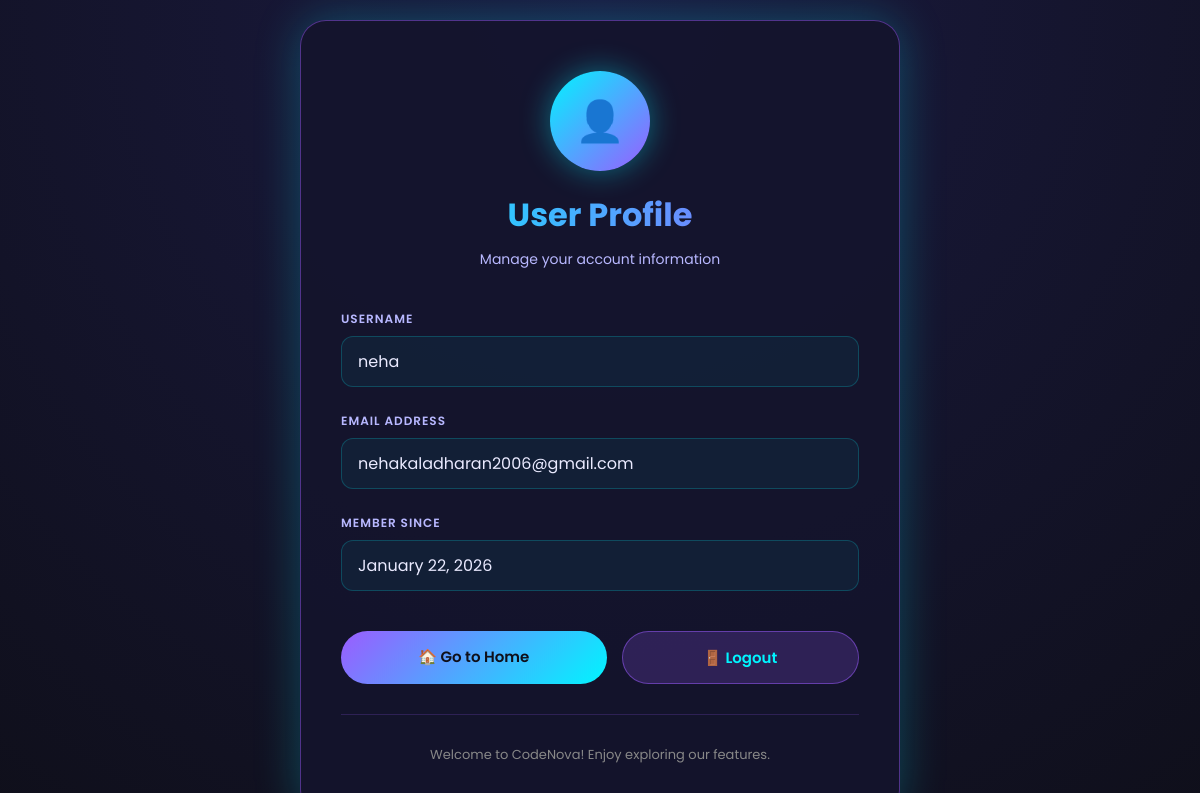
The page /accounts/profile/ (signed in) on the database its author committed.
### accounts/models.py (models this page shows)
class User(AbstractUser):
    is_student = models.BooleanField(default=True)

### accounts/views.py (the view)
# urls.py: path('profile/', profile_view, name='profile'),
@login_required(login_url='login')
def profile_view(request):
    user = request.user
    context = {
        'user': user,
        'username': user.username,
        'email': user.email,
        'first_name': user.first_name,
        'last_name': user.last_name,
        'date_joined': user.date_joined,
    }
    return render(request, 'accounts/profile.html', context)

### templates/accounts/profile.html (shortened to what this page needs)
<!DOCTYPE html>
<html lang="en">
<head>
</head>
<body>
<div class="profile-container">
    <div class="profile-header">
        <div class="profile-avatar">👤</div>
        <h1>User Profile</h1>
        <p>Manage your account information</p>
    </div>
    <div class="profile-info">
        <div class="info-group">
            <label class="info-label">Username</label>
            <div class="info-value">{{ username }}</div>
        </div>
        <div class="info-group">
            <label class="info-label">Email Address</label>
            <div class="info-value">{{ email }}</div>
        </div>
        <div class="info-group">
            <label class="info-label">Member Since</label>
            <div class="info-value">{{ date_joined|date:"F d, Y" }}</div>
        </div>
    </div>
    <div class="profile-actions">
        <a href="/" class="btn btn-primary">🏠 Go to Home</a>
        <form method="post" action="{% url 'logout' %}" style="flex: 1;">
            <button type="submit" class="btn btn-secondary" style="width: 100%;">🚪 Logout</button>
        </form>
    </div>
    <div class="profile-footer">
        <p>Welcome to CodeNova! Enjoy exploring our features.</p>
    </div>
</div>
</body>
</html>

### templates/accounts/profile.html (style rules this page uses)
* { margin: 0; padding: 0; box-sizing: border-box; }
body { font-family: 'Poppins', sans-serif; background: radial-gradient(circle at top, #1a1a40, #0f0f1a); min-height: 100vh; display: flex; align-items: center; justify-content: center; color: #eaeaff; padding: 20px; }
.profile-container { width: 100%; max-width: 600px; background: rgba(20, 20, 45, 0.9); border-radius: 26px; border: 1px solid rgba(155, 92, 255, 0.45); box-shadow: 0 0 45px rgba(0, 245, 255, 0.25); padding: 50px 40px; animation: fadeIn 0.8s ease; }
.profile-header { text-align: center; margin-bottom: 40px; }
.profile-header h1 { font-size: 32px; background: linear-gradient(90deg, #00f5ff, #9b5cff); background-clip: text; -webkit-background-clip: text; -webkit-text-fill-color: transparent; margin-bottom: 10px; }
.profile-header p { color: #b8b8ff; font-size: 14px; }
.profile-avatar { width: 100px; height: 100px; background: linear-gradient(135deg, #00f5ff, #9b5cff); border-radius: 50%; display: flex; align-items: center; justify-content: center; font-size: 40px; margin: 0 auto 20px; box-shadow: 0 0 30px rgba(0, 245, 255, 0.4); }
.profile-info { display: grid; gap: 25px; margin-bottom: 40px; }
.info-group { display: flex; flex-direction: column; }
.info-label { font-size: 12px; color: #b8b8ff; text-transform: uppercase; letter-spacing: 1px; margin-bottom: 8px; font-weight: 600; }
.info-value { font-size: 16px; color: #eaeaff; padding: 12px 16px; background: rgba(0, 245, 255, 0.05); border: 1px solid rgba(0, 245, 255, 0.2); border-radius: 12px; word-break: break-all; }
.profile-actions { display: flex; gap: 15px; margin-top: 40px; }
.btn { flex: 1; padding: 14px; border: none; border-radius: 30px; font-size: 15px; font-weight: 600; cursor: pointer; transition: all 0.3s ease; text-decoration: none; display: inline-block; text-align: center; font-family: 'Poppins', sans-serif; }
.btn-primary { background: linear-gradient(135deg, #9b5cff, #00f5ff); color: #0f0f1a; }
.btn-secondary { background: rgba(155, 92, 255, 0.2); color: #00f5ff; border: 1px solid rgba(155, 92, 255, 0.5); }
.profile-footer { text-align: center; margin-top: 30px; padding-top: 30px; border-top: 1px solid rgba(155, 92, 255, 0.2); color: #888; font-size: 13px; }

### rows shown on the page
User: username "neha", email "nehakaladharan2006@gmail.com", date_joined "January 22, 2026"
